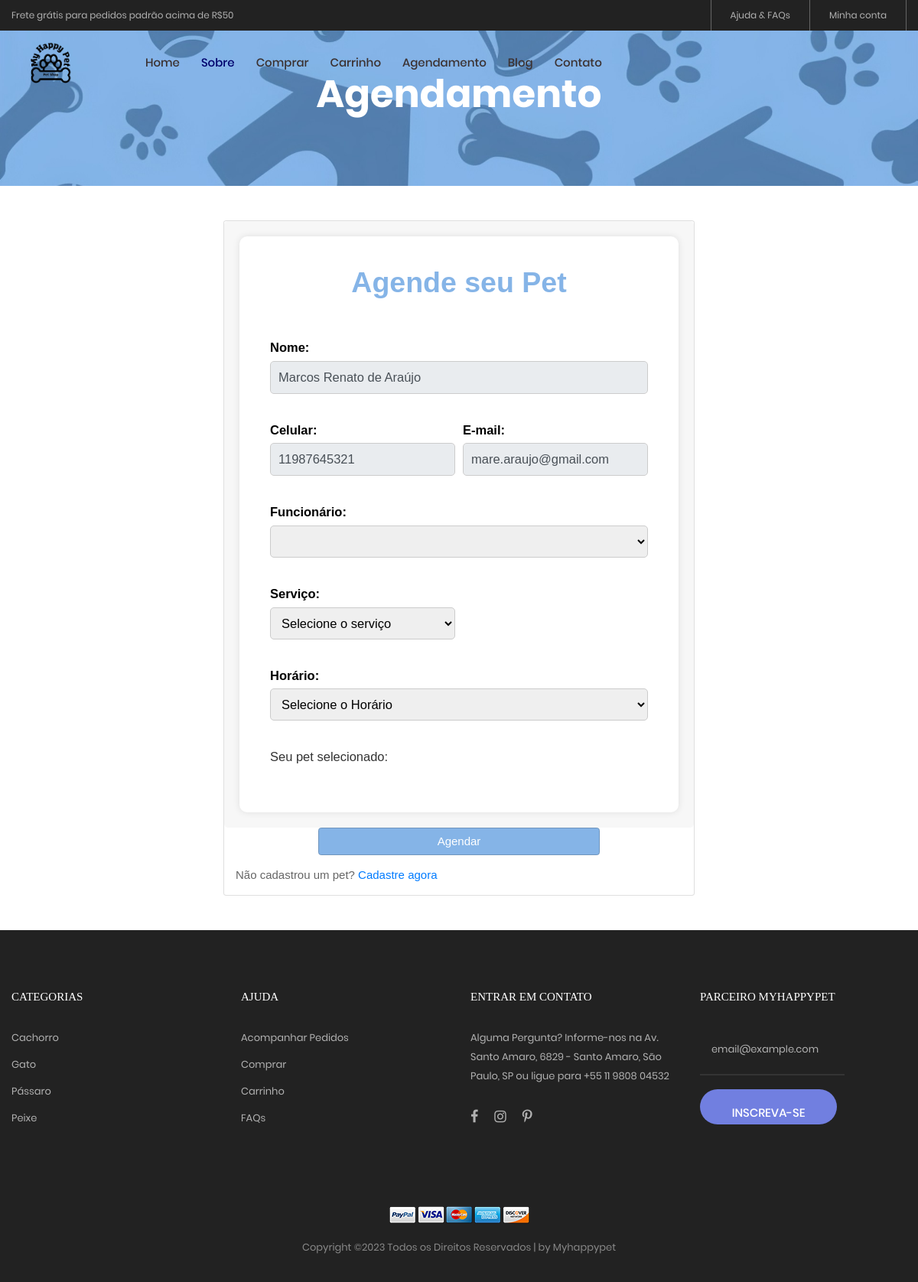
The page /agendamento-pt2.php (signed in) on the database its author committed.
### tables this page shows
CREATE TABLE `cliente` (
  `idCliente` int(10) NOT NULL,
  `id_endereco` int(10) DEFAULT NULL,
  `nome` varchar(100) DEFAULT NULL,
  `sobrenome` varchar(100) DEFAULT NULL,
  `cpf` char(11) DEFAULT NULL,
  `rg` char(9) DEFAULT NULL,
  `data_nasc` date DEFAULT NULL
);

CREATE TABLE `cadastro_cliente` (
  `idCadastro` int(10) NOT NULL,
  `id_cliente` int(10) DEFAULT NULL,
  `data_cad` datetime DEFAULT NULL,
  `email` varchar(50) DEFAULT NULL,
  `celular` char(11) DEFAULT NULL,
  `senha` varchar(250) DEFAULT NULL
);

### agendamento-pt2.php (the view, shortened to what this page needs)
<?php
	include_once('php/conexao.php');
    $funcionario = $_POST['funcionarios'];
    $funcionario = explode(" ", $funcionario);
    $cliente = $_SESSION['idCliente'];
    $servico = $_POST['servico'];
    $funcionarios = mysqli_query($conn, "SELECT * FROM funcionarios WHERE idFuncionario = ". intval($funcionario[1]));
    $pega_funcionarios = mysqli_fetch_assoc($funcionarios);
	$info_cliente = mysqli_query($conn, "SELECT * FROM cliente WHERE idCliente = ". intval($cliente));
	$informacoes_cliente = mysqli_fetch_assoc($info_cliente);
	$info_cad_cliente = mysqli_query($conn, "SELECT * FROM cadastro_cliente WHERE id_cliente = ". intval($cliente));
	$informacoes_cadastro = mysqli_fetch_assoc($info_cad_cliente);
	$qt_animais_total = 1;
?>
<!DOCTYPE html>
<html lang="pt-br">
<head>
	<link rel="stylesheet" type="text/css" href="vendor/bootstrap/css/bootstrap.min.css">
	<link rel="stylesheet" type="text/css" href="fonts/font-awesome-4.7.0/css/font-awesome.min.css">
	<link rel="stylesheet" type="text/css" href="fonts/iconic/css/material-design-iconic-font.min.css">
	<link rel="stylesheet" type="text/css" href="fonts/linearicons-v1.0.0/icon-font.min.css">
	<link rel="stylesheet" type="text/css" href="vendor/animate/animate.css">
	<link rel="stylesheet" type="text/css" href="vendor/css-hamburgers/hamburgers.min.css">
	<link rel="stylesheet" type="text/css" href="vendor/animsition/css/animsition.min.css">
	<link rel="stylesheet" type="text/css" href="vendor/select2/select2.min.css">
	<link rel="stylesheet" type="text/css" href="vendor/daterangepicker/daterangepicker.css">
	<link rel="stylesheet" type="text/css" href="vendor/slick/slick.css">
	<link rel="stylesheet" type="text/css" href="vendor/MagnificPopup/magnific-popup.css">
	<link rel="stylesheet" type="text/css" href="vendor/perfect-scrollbar/perfect-scrollbar.css">
	<link rel="stylesheet" type="text/css" href="css/util.css">
	<link rel="stylesheet" type="text/css" href="css/main.css">
	<link rel="stylesheet" type="text/css" href="css/joao.css">
</head>
<body class="animsition">
	<header>
		<div class="container-menu-desktop">
			<div class="top-bar">
				<div class="content-topbar flex-sb-m h-full container">
					<div class="left-top-bar">
						Frete grátis para pedidos padrão acima de R$50
					</div>
					<div class="right-top-bar flex-w h-full">
						<a href="ajuda.html" class="flex-c-m trans-04 p-lr-25">
							Ajuda & FAQs
						</a>
						<a href="php/checa_login.php" class="flex-c-m trans-04 p-lr-25">
							Minha conta
						</a>
					</div>
				</div>
			</div>
			<div class="wrap-menu-desktop">
				<nav class="limiter-menu-desktop container">
					<a href="index.html" class="logo">
						<img src="images/icons/logo.png" alt="IMG-LOGO">
					</a>
						<div class="menu-desktop">
						<ul class="main-menu">
							<li>
								<a href="index.html">Home</a>
							</li>
							<li class="active-menu">
								<a href="sobre.html">Sobre</a>
							</li>
							<li>
								<a href="comprar.html">Comprar</a>
							</li>
							<li>
								<a href="carrinho.html">Carrinho</a>
							</li>
							<li>
								<a href="agendamento.php">Agendamento</a>
							</li>
							<li>
								<a href="blog.html">Blog</a>
							</li>
							<li>
								<a href="contato.html">Contato</a>
							</li>
						</ul>
					</div>
				</nav>
			</div>
		</div>
	</header>
	</div><br><br><br>
	<section class="bg-img1 txt-center p-lr-15 p-tb-92" style="background-image: url('images/bg-01.jpg');">
		<h2 class="ltext-105 cl0 txt-center">
			Agendamento
		</h2>
	</section>
<main id="main">
  <br><br>
</main>
<body class="my-login-page"></body>
		<section class="h-90">
			<div class="container h-100">
				<div class="row justify-content-md-center h-100">
					<div class="card-wrapper">
						<div class="card fat">
							<div class="card-body" >
								<form method="POST" action="php/proc_agendamento.php" class="my-login-validation" >
                                    <div class="form-header">
                                        <h1 id="cor_agenda1" >Agende seu Pet</h1><br>
                                    </div>
                                    <div class="form-body">
                                        <div class="form-row">
                                            <div class="form-group col-md-12">
                                                <label for="nomeCompleto" id="cor_agenda">Nome:</label>
                                                <input id="nomeCompleto" type="text" class="form-control" name="nomeCompleto" value="<?php echo($informacoes_cliente['nome'] .' '. $informacoes_cliente['sobrenome']) ?>" readonly required autofocus>
                                            </div>
                                        </div>
                                        <div class="form-row">
                                            <div class="form-group col-md-6">
                                                <label for="celular" id="cor_agenda">Celular:</label>
                                                <input id="celular" type="tel" class="form-control" name="celular" placeholder="(00) 00000-0000" value="<?php echo($informacoes_cadastro['celular']); ?>"readonly required>
                                            </div>
                                            <div class="form-group col-md-6">
                                                <label for="email" id="cor_agenda">E-mail:</label>
                                                <input id="email" type="email" class="form-control" name="email" value="<?php echo($informacoes_cadastro['email']); ?>"readonly required>
                                            </div>
                                        </div>
                                        <div class="form-row">
                                            <div class="form-group col">
											<label for="funcionarios" id="cor_agenda">Funcionário:</label>
													<select id="funcionarios" name="funcionarios" readonly required value='<?php echo($funcionario[1]);?>'>
                                                        <option selected value='<?php echo($pega_funcionarios['cargo']);?>'><?php echo($pega_funcionarios['nome_funcionario']);?></option>
													</select>
                                            </div>
                                        </div>
										<div class="form-row">
                                            <div class="form-group col-md-6">
                                                <label for="servico" id="cor_agenda">Serviço:</label>
                                                <select id="servico" name="servico" value="<?php echo($servico) ?>" readonly required >
                                                <?php switch ($servico) {
                                                    default:
                                                        echo('<option selected value="" id="cor_agenda">Selecione o serviço</option>');
                                                        break;
                                                }?>
                                                </select>
                                            </div>
                                        </div>
                                        <div class="form-row">
                                            <div class="form-group col">
											<label for="horario" id="cor_agenda">Horário:</label>
													<select id="horario" name="horario" required>
                                                        <option value="" id="cor_agenda">Selecione o Horário</option>
													</select>
                                            </div>
                                        </div>
										<div class="form-row pet-form">
											<div class="form-group col-md-12">
											  <label class="cor-agenda">Seu pet selecionado:</label>
											  <div class="row">
												<?php
													if (($qt_animais_total % 2) != 0) {
														echo('
															</div>
														</div>
														');
													}
												?>
											  </div>
											</div>
										  </div>
										<div class="form-row">
                                            <div class="form-group col-md-12">
                                                <button type="submit" class="btn btn-primary btn-block"id="botão">
                                                    Agendar
                                                </button>
                                            </div>
                                        </div>
                                        <div class="form-group col-md-8">
                                            Não cadastrou um pet? <a href="cadastropet.html">Cadastre agora</a>
                                        </div>
                                    </div>
							</div>
						</div>
					</div>
			</div><br><br>
		</section>
	<footer class="bg3 p-t-75 p-b-32">
		<div class="container">
			<div class="row">
				<div class="col-sm-6 col-lg-3 p-b-50">
					<h4 class="stext-301 cl0 p-b-30">
						Categorias
					</h4>
					<ul>
						<li class="p-b-10">
							<a href="#" class="stext-107 cl7 hov-cl1 trans-04">
								Cachorro
							</a>
						</li>
						<li class="p-b-10">
							<a href="#" class="stext-107 cl7 hov-cl1 trans-04">
								Gato
							</a>
						</li>
						<li class="p-b-10">
							<a href="#" class="stext-107 cl7 hov-cl1 trans-04">
								Pássaro
							</a>
						</li>
						<li class="p-b-10">
							<a href="#" class="stext-107 cl7 hov-cl1 trans-04">
								Peixe
							</a>
						</li>
					</ul>
				</div>
				<div class="col-sm-6 col-lg-3 p-b-50">
					<h4 class="stext-301 cl0 p-b-30">
						Ajuda
					</h4>
					<ul>
						<li class="p-b-10">
							<a href="#" class="stext-107 cl7 hov-cl1 trans-04">
								Acompanhar Pedidos
							</a>
						</li>
						<li class="p-b-10">
							<a href="#" class="stext-107 cl7 hov-cl1 trans-04">
								Comprar
							</a>
						</li>
						<li class="p-b-10">
							<a href="#" class="stext-107 cl7 hov-cl1 trans-04">
								Carrinho
							</a>
						</li>
						<li class="p-b-10">
							<a href="#" class="stext-107 cl7 hov-cl1 trans-04">
								FAQs
							</a>
						</li>
					</ul>
				</div>
				<div class="col-sm-6 col-lg-3 p-b-50">
					<h4 class="stext-301 cl0 p-b-30">
						Entrar em contato
					</h4>
					<p class="stext-107 cl7 size-201">
						Alguma Pergunta? Informe-nos na Av. Santo Amaro, 6829 - Santo Amaro, São Paulo, SP ou ligue para +55 11 9808 04532
					</p>
					<div class="p-t-27">
						<a href="#" class="fs-18 cl7 hov-cl1 trans-04 m-r-16">
							<i class="fa fa-facebook"></i>
						</a>
						<a href="#" class="fs-18 cl7 hov-cl1 trans-04 m-r-16">
							<i class="fa fa-instagram"></i>
						</a>
						<a href="#" class="fs-18 cl7 hov-cl1 trans-04 m-r-16">
							<i class="fa fa-pinterest-p"></i>
						</a>
					</div>
				</div>
				<div class="col-sm-6 col-lg-3 p-b-50">
					<h4 class="stext-301 cl0 p-b-30">
						Parceiro Myhappypet
					</h4>
					<form>
						<div class="wrap-input1 w-full p-b-4">
							<input class="input1 bg-none plh1 stext-107 cl7" type="text" name="email" placeholder="email@example.com">
						</div>
						<div class="p-t-18">
							<button class="flex-c-m stext-101 cl0 size-103 bg1 bor1 hov-btn2 p-lr-15 trans-04">
								Inscreva-se
							</button>
						</div>
					</form>
				</div>
			</div>
			<div class="p-t-40">
				<div class="flex-c-m flex-w p-b-18">
					<a href="#" class="m-all-1">
						<img src="images/icons/icon-pay-01.png" alt="ICON-PAY">
					</a>
					<a href="#" class="m-all-1">
						<img src="images/icons/icon-pay-02.png" alt="ICON-PAY">
					</a>
					<a href="" class="m-all-1">
						<img src="images/icons/icon-pay-03.png" alt="ICON-PAY">
					</a>
					<a href="#" class="m-all-1">
						<img src="images/icons/icon-pay-04.png" alt="ICON-PAY">
					</a>
					<a href="#" class="m-all-1">
						<img src="images/icons/icon-pay-05.png" alt="ICON-PAY">
					</a>
				</div>
				<p class="stext-107 cl6 txt-center">
Copyright &copy;<script>document.write(new Date().getFullYear());</script> Todos os Direitos Reservados | by Myhappypet</a>
				</p>
			</div>
		</div>
	</footer>
</body>
</html>

### css/main.css (style rules this page uses)
.container { max-width: 1380px; }
@media (max-width: 1600px) { .container { max-width: 1200px; } }
.container-menu-desktop { height: auto; width: 100%; position: relative; -webkit-transition: all 0.3s; -o-transition: all 0.3s; -moz-transition: all 0.3s; transition: all 0.3s; }
.top-bar { height: 40px; background-color: #222; }
.left-top-bar { font-family: Poppins-Regular; font-size: 12px; line-height: 1.8; color: #b2b2b2; }
.right-top-bar a { font-family: Poppins-Regular; font-size: 12px; line-height: 1.8; height: 100%; color: #b2b2b2; border-right: 1px solid rgba(255,255,255,0.3); }
.right-top-bar a:first-child { border-left: 1px solid rgba(255,255,255,0.3); }
.wrap-menu-desktop { position: fixed; z-index: 1100; background-color: transparent; width: 100%; height: 84px; top: 40px; left: 0px; -webkit-transition: height 0.3s, background-color 0.3s; -o-transition: height 0.3s, background-color 0.3s; -moz-transition: height 0.3s, background-color 0.3s; transition: height 0.3s, background-color 0.3s; }
.limiter-menu-desktop { height: 100%; display: -webkit-box; display: -webkit-flex; display: -moz-box; display: -ms-flexbox; display: flex; align-items: center; background-color: transparent; }
.logo { display: -webkit-box; display: -webkit-flex; display: -moz-box; display: -ms-flexbox; display: flex; align-items: center; height: 65%; margin-right: 55px; }
.logo img { max-width: 100%; max-height: 100%; }
.menu-desktop { display: -webkit-box; display: -webkit-flex; display: -moz-box; display: -ms-flexbox; display: flex; align-items: center; height: 100%; }
.main-menu { list-style-type: none; margin: 0; display: -webkit-box; display: -webkit-flex; display: -moz-box; display: -ms-flexbox; display: flex; align-items: center; }
.main-menu > li { display: block; position: relative; padding: 20px 10px 20px 0px; margin: 0px 4px 0px 14px; }
.main-menu > li > a { font-family: Poppins-Medium; color: #3b3232; padding: 5px 0px; transition: all 0.4s; -webkit-transition: all 0.4s; -o-transition: all 0.4s; -moz-transition: all 0.4s; }
.main-menu > li.active-menu > a { color: #00026d; }
.cl0 { color: #fff; }
.cl6 { color: #888; }
.cl7 { color: #b2b2b2; }
.stext-101 { font-family: Poppins-Medium; font-size: 15px; line-height: 1.466667; text-transform: uppercase; }
.stext-107 { font-family: Poppins-Regular; font-size: 13px; line-height: 1.923; }
.stext-301 { font-family: Montserrat-Bold; font-size: 15px; line-height: 1.6; text-transform: uppercase; }
.ltext-105 { font-family: Poppins-Bold; font-size: 50px; line-height: 1.1; }
.size-103 { min-width: 179px; height: 46px; }
.size-201 { max-width: 270px; }
.bg-none { background-color: transparent; }
.bg1 { background-color: #717fe0; }
.bg3 { background-color: #222; }
.bg-img1 { background-size: cover; background-position: center center; background-repeat: no-repeat; margin-top: -7%; }
.bor1 { border-radius: 23px; }
.wrap-input1 { position: relative; border-bottom: 2px solid rgba(204,204,204, 0.1); }
.input1 { background-color: transparent; width: 100%; }

### rows shown on the page
cliente: nomeCompleto "Marcos Renato de Araújo"
cadastro_cliente: celular "11987645321", email "mare.araujo@gmail.com"
